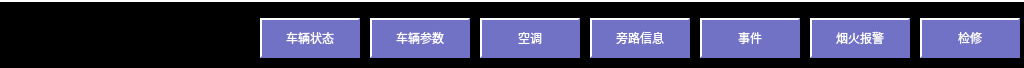
<?xml version="1.0" encoding="UTF-8"?>
<ui version="4.0">
 <class>Navigator</class>
 <widget class="QWidget" name="Navigator">
  <property name="geometry">
   <rect>
    <x>0</x>
    <y>0</y>
    <width>1024</width>
    <height>68</height>
   </rect>
  </property>
  <property name="windowTitle">
   <string>Form</string>
  </property>
  <property name="styleSheet">
   <string notr="true">QWidget
{
	background-color: black;
}

QPushButton
{
	font: 20px, &quot;微软雅黑&quot;;
    color: white;
	background-color: rgb(113, 113, 198);
    border:2px solid white; 
	border-right-color: rgb(113, 113, 198);
    border-bottom-color: rgb(113, 113, 198);
}</string>
  </property>
  <widget class="QPushButton" name="btnVehicleState">
   <property name="geometry">
    <rect>
     <x>260</x>
     <y>18</y>
     <width>100</width>
     <height>40</height>
    </rect>
   </property>
   <property name="focusPolicy">
    <enum>Qt::NoFocus</enum>
   </property>
   <property name="text">
    <string>车辆状态</string>
   </property>
  </widget>
  <widget class="QPushButton" name="btnVehicleParameter">
   <property name="geometry">
    <rect>
     <x>370</x>
     <y>18</y>
     <width>100</width>
     <height>40</height>
    </rect>
   </property>
   <property name="focusPolicy">
    <enum>Qt::NoFocus</enum>
   </property>
   <property name="text">
    <string>车辆参数</string>
   </property>
  </widget>
  <widget class="QPushButton" name="btnAirConditioner">
   <property name="geometry">
    <rect>
     <x>480</x>
     <y>18</y>
     <width>100</width>
     <height>40</height>
    </rect>
   </property>
   <property name="focusPolicy">
    <enum>Qt::NoFocus</enum>
   </property>
   <property name="text">
    <string>空调</string>
   </property>
  </widget>
  <widget class="QPushButton" name="btnBypass">
   <property name="geometry">
    <rect>
     <x>590</x>
     <y>18</y>
     <width>100</width>
     <height>40</height>
    </rect>
   </property>
   <property name="focusPolicy">
    <enum>Qt::NoFocus</enum>
   </property>
   <property name="text">
    <string>旁路信息</string>
   </property>
  </widget>
  <widget class="QPushButton" name="btnCase">
   <property name="geometry">
    <rect>
     <x>700</x>
     <y>18</y>
     <width>100</width>
     <height>40</height>
    </rect>
   </property>
   <property name="focusPolicy">
    <enum>Qt::NoFocus</enum>
   </property>
   <property name="text">
    <string>事件</string>
   </property>
  </widget>
  <widget class="QPushButton" name="btnFireAlarm">
   <property name="geometry">
    <rect>
     <x>810</x>
     <y>18</y>
     <width>100</width>
     <height>40</height>
    </rect>
   </property>
   <property name="focusPolicy">
    <enum>Qt::NoFocus</enum>
   </property>
   <property name="text">
    <string>烟火报警</string>
   </property>
  </widget>
  <widget class="QPushButton" name="btnTroubleShooting">
   <property name="geometry">
    <rect>
     <x>920</x>
     <y>18</y>
     <width>100</width>
     <height>40</height>
    </rect>
   </property>
   <property name="focusPolicy">
    <enum>Qt::NoFocus</enum>
   </property>
   <property name="text">
    <string>检修</string>
   </property>
  </widget>
  <widget class="QLabel" name="label">
   <property name="geometry">
    <rect>
     <x>0</x>
     <y>0</y>
     <width>1024</width>
     <height>2</height>
    </rect>
   </property>
   <property name="styleSheet">
    <string notr="true">QLabel
{
	background-color: white;
}</string>
   </property>
   <property name="text">
    <string/>
   </property>
  </widget>
  <widget class="QPushButton" name="btnLogo">
   <property name="geometry">
    <rect>
     <x>40</x>
     <y>2</y>
     <width>51</width>
     <height>65</height>
    </rect>
   </property>
   <property name="focusPolicy">
    <enum>Qt::NoFocus</enum>
   </property>
   <property name="styleSheet">
    <string notr="true">border-width: 0px;
border-image: url(:/images/logo.png);
background-color: black;
</string>
   </property>
   <property name="text">
    <string/>
   </property>
  </widget>
 </widget>
 <resources/>
 <connections/>
</ui>
